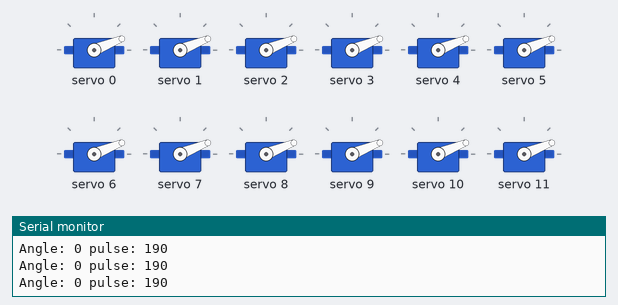
This sketch was run on a simulated ESP32. On the bench: 12 × servo, the last lines printed to the serial monitor.

Above: at 0.05 s.
At 3.35 s:
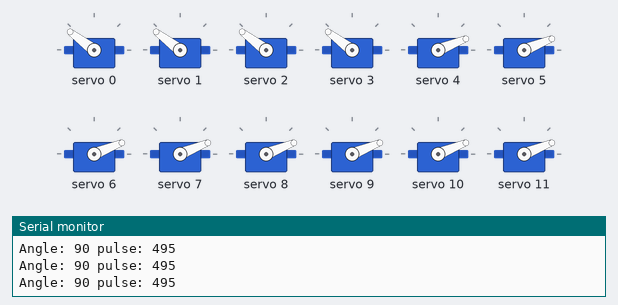
At 3.5 s:
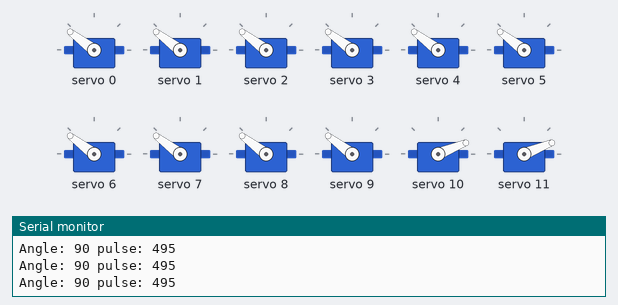
At 6.55 s:
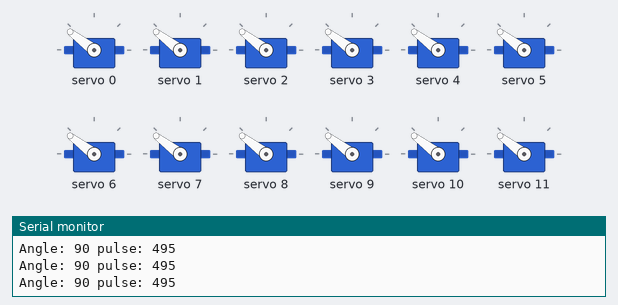
Timing chart, 0 to 8.6 s (numbered marks = the images above):
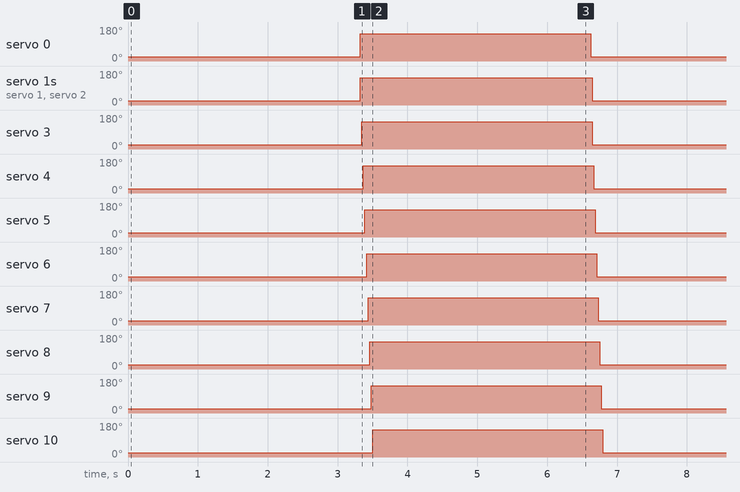

Measured:
- by itself, servo 0–11: alternates 143° for 3.3 s and 22° for 3.3 s

The sketch:

init_stepper3.ino
```cpp
#include <Adafruit_PWMServoDriver.h>
#include "Wire.h"

TwoWire myWire(0);
Adafruit_PWMServoDriver board1 = Adafruit_PWMServoDriver(0x40, myWire);  // called this way, it uses the default address 0x40

#define SERVOMIN 190  // this is the 'minimum' pulse length count (out of 4096)
#define SERVOMAX 800  // this is the 'maximum' pulse length count (out of 4096)


void setup() {
  Serial.begin(9600);
  Serial.println("16 channel Servo test!");
  myWire.begin(22, 23);
  if (board1.begin()) {
    Serial.println("succesful");
  } else {
    Serial.println("fuckkkkkkkkkkkkkkk");
    while (1) {}
  }
  board1.setPWMFreq(60);  // Analog servos run at ~60 Hz updates
}

void loop() {
  for (int i = 0; i < 16; i++) { board1.setPWM(i, 0, angleToPulse(0)); }
  delay(3000);
  for (int i = 0; i < 16; i++) { board1.setPWM(i, 0, angleToPulse(90)); }
  delay(3000);
}

int angleToPulse(int ang)  //gets angle in degree and returns the pulse width
{
  int pulse = map(ang, 0, 180, SERVOMIN, SERVOMAX);  // map angle of 0 to 180 to Servo min and Servo max
  Serial.print("Angle: ");
  Serial.print(ang);
  Serial.print(" pulse: ");
  Serial.println(pulse);
  return pulse;
}
```
